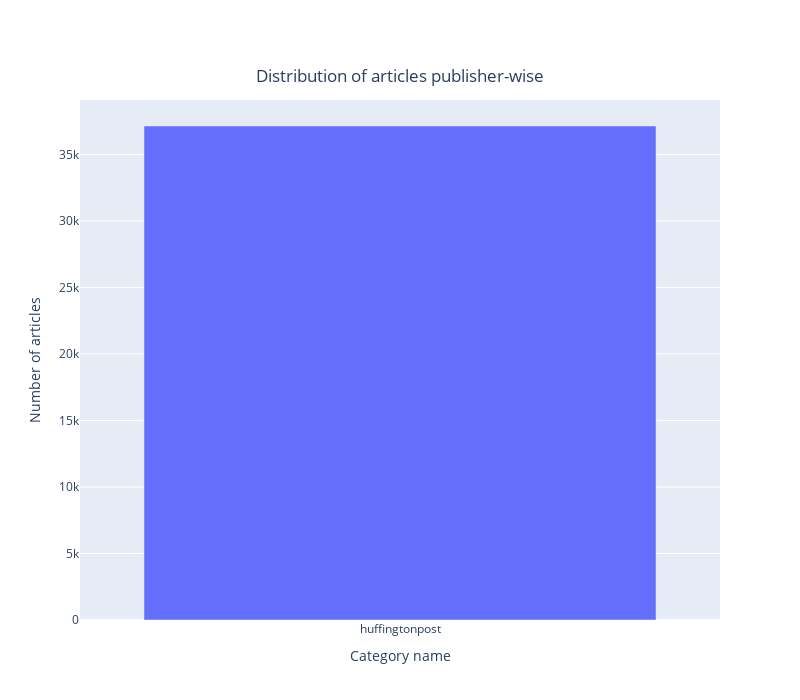

Notebook code for this chart:
### Code cell
fig = plotly.Figure([plotly.Bar(x = news_dataset["Website_Name"].value_counts().index, y = news_dataset["Website_Name"].value_counts().values)])
fig['layout'].update(title={"text" : 'Distribution of articles publisher-wise','y':0.9,'x':0.5,'xanchor': 'center','yanchor': 'top'}, xaxis_title="Category name", yaxis_title="Number of articles")
fig.update_layout(width=800,height=700)
fig

### Figure 1 — Plotly figure (JSON) as saved in the notebook; plotly's stock layout.template omitted (floating-point values rounded to 4 significant figures)
{"data": [{"type": "bar", "x": ["huffingtonpost"], "y": [37145]}], "layout": {"height": 700, "title": {"text": "Distribution of articles publisher-wise", "x": 0.5, "xanchor": "center", "y": 0.9, "yanchor": "top"}, "width": 800, "xaxis": {"title": {"text": "Category name"}}, "yaxis": {"title": {"text": "Number of articles"}}}}
